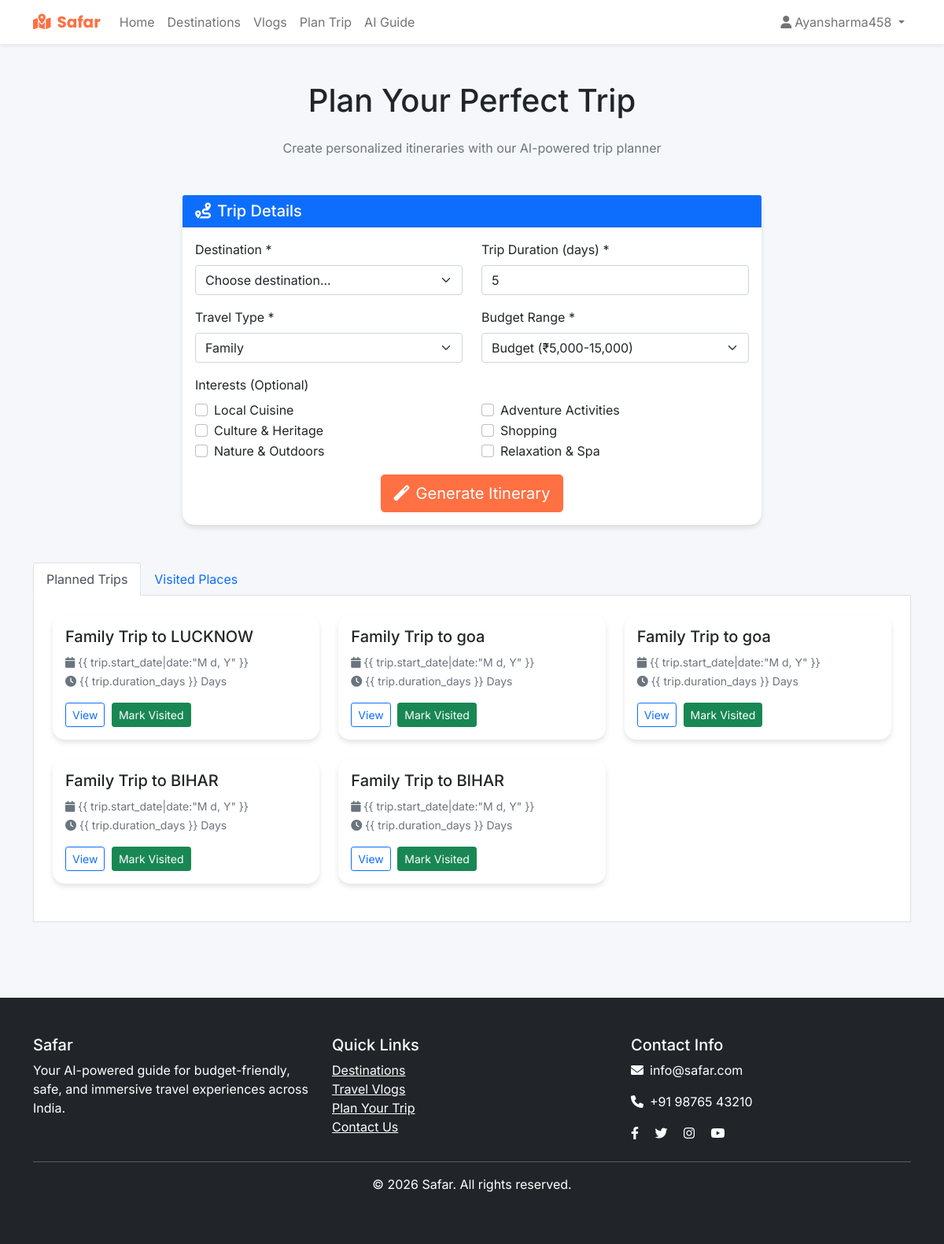
Screenshot of /trip-planner/ (signed in) with the database file from the repository.
### home/models.py (models this page shows, shortened)
class Trip(models.Model):
    TRIP_STATUS = [
        ('planned', 'Planned'),
        ('ongoing', 'Ongoing'),
        ('completed', 'Completed'),
        ('cancelled', 'Cancelled'),
    ]
    user = models.ForeignKey(User, on_delete=models.CASCADE, related_name='trips')
    destination = models.ForeignKey(Destination, on_delete=models.CASCADE)
    title = models.CharField(max_length=200)
    description = models.TextField(blank=True)
    start_date = models.DateField()
    end_date = models.DateField()
    duration_days = models.PositiveIntegerField()
    travelers_count = models.PositiveIntegerField(default=1)
    daily_budget = models.DecimalField(max_digits=8, decimal_places=2)
    total_budget = models.DecimalField(max_digits=10, decimal_places=2)
    travel_type = models.CharField(max_length=50, help_text="e.g., Family, Solo, Couple")
    interests = models.JSONField(default=list, help_text="List of interests")
    status = models.CharField(max_length=20, choices=TRIP_STATUS, default='planned')
    rating = models.PositiveIntegerField(null=True, blank=True,
                                       validators=[MinValueValidator(1), MaxValueValidator(5)])
    created_at = models.DateTimeField(auto_now_add=True)
    updated_at = models.DateTimeField(auto_now=True)
    class Meta:
        ordering = ['-created_at']

### home/views.py (the view)
# urls.py: path('trip-planner/', views.trip_planner, name='trip_planner'),
@login_required
def trip_planner(request):
    destinations = Destination.objects.all()
    planned_trips = Trip.objects.filter(user=request.user, status='planned').order_by('-created_at')
    visited_trips = Trip.objects.filter(user=request.user, status='completed').order_by('-created_at')
    return render(request, 'home/trip_planner.html', {
        'destinations': destinations,
        'planned_trips': planned_trips,
        'visited_trips': visited_trips
    })

### home/templates/home/trip_planner.html (shortened to what this page needs)
{% extends 'home/base.html' %}
{% block content %}
<div class="container py-5">
    <div class="row">
        <div class="col-12">
            <h1 class="text-center mb-4">Plan Your Perfect Trip</h1>
            <p class="text-center text-muted mb-5">Create personalized itineraries with our AI-powered trip planner</p>
        </div>
    </div>
    <div class="row">
        <div class="col-lg-8 mx-auto">
            <div class="card">
                <div class="card-header bg-primary text-white">
                    <h5 class="mb-0"><i class="fas fa-route me-2"></i>Trip Details</h5>
                </div>
                <div class="card-body">
                    <form id="tripForm">
                        <div class="row">
                            <div class="col-md-6 mb-3">
                                <label for="destination" class="form-label">Destination *</label>
                                <select class="form-select" id="destination" name="destination" required>
                                    <option value="">Choose destination...</option>
                                </select>
                            </div>
                            <div class="col-md-6 mb-3">
                                <label for="duration" class="form-label">Trip Duration (days) *</label>
                                <input type="number" class="form-control" id="duration" name="duration" min="1" max="30"
                                    value="5" required>
                            </div>
                        </div>
                        <div class="row">
                            <div class="col-md-6 mb-3">
                                <label for="travelType" class="form-label">Travel Type *</label>
                                <select class="form-select" id="travelType" name="travel_type" required>
                                    <option value="family">Family</option>
                                </select>
                            </div>
                            <div class="col-md-6 mb-3">
                                <label for="budget" class="form-label">Budget Range *</label>
                                <select class="form-select" id="budget" name="budget" required>
                                    <option value="Low">Budget (₹5,000-15,000)</option>
                                </select>
                            </div>
                        </div>
                        <div class="mb-3">
                            <label for="interests" class="form-label">Interests (Optional)</label>
                            <div class="row">
                                <div class="col-md-6">
                                    <div class="form-check">
                                        <input class="form-check-input" type="checkbox" id="food" name="interests[]"
                                            value="food">
                                        <label class="form-check-label" for="food">Local Cuisine</label>
                                    </div>
                                    <div class="form-check">
                                        <input class="form-check-input" type="checkbox" id="culture" name="interests[]"
                                            value="culture">
                                        <label class="form-check-label" for="culture">Culture & Heritage</label>
                                    </div>
                                    <div class="form-check">
                                        <input class="form-check-input" type="checkbox" id="nature" name="interests[]"
                                            value="nature">
                                        <label class="form-check-label" for="nature">Nature & Outdoors</label>
                                    </div>
                                </div>
                                <div class="col-md-6">
                                    <div class="form-check">
                                        <input class="form-check-input" type="checkbox" id="adventure"
                                            name="interests[]" value="adventure">
                                        <label class="form-check-label" for="adventure">Adventure Activities</label>
                                    </div>
                                    <div class="form-check">
                                        <input class="form-check-input" type="checkbox" id="shopping" name="interests[]"
                                            value="shopping">
                                        <label class="form-check-label" for="shopping">Shopping</label>
                                    </div>
                                    <div class="form-check">
                                        <input class="form-check-input" type="checkbox" id="relaxation"
                                            name="interests[]" value="relaxation">
                                        <label class="form-check-label" for="relaxation">Relaxation & Spa</label>
                                    </div>
                                </div>
                            </div>
                        </div>
                        <div class="text-center">
                            <button type="submit" class="btn btn-primary btn-lg" id="generateBtn">
                                <i class="fas fa-magic me-2"></i>Generate Itinerary
                            </button>
                        </div>
                    </form>
                </div>
            </div>
        </div>
    </div>
    <div class="row mt-5">
        <div class="col-lg-12">
            <ul class="nav nav-tabs" id="myTab" role="tablist">
                <li class="nav-item" role="presentation">
                    <button class="nav-link active" id="saved-tab" data-bs-toggle="tab" data-bs-target="#saved"
                        type="button" role="tab">Planned Trips</button>
                </li>
                <li class="nav-item" role="presentation">
                    <button class="nav-link" id="visited-tab" data-bs-toggle="tab" data-bs-target="#visited"
                        type="button" role="tab">Visited Places</button>
                </li>
            </ul>
            <div class="tab-content p-4 border border-top-0 bg-white" id="myTabContent">
                <div class="tab-pane fade show active" id="saved" role="tabpanel">
                    {% if planned_trips %}
                    <div class="row">
                        {% for trip in planned_trips %}
                        <div class="col-md-4 mb-4">
                            <div class="card h-100">
                                <div class="card-body">
                                    <h5 class="card-title">{{ trip.title }}</h5>
                                    <p class="card-text">
                                        <small class="text-muted"><i class="fas fa-calendar me-1"></i>{{
                                            trip.start_date|date:"M d, Y" }}</small><br>
                                        <small class="text-muted"><i class="fas fa-clock me-1"></i>{{ trip.duration_days
                                            }} Days</small>
                                    </p>
                                    <a href="{% url 'home:trip_detail' trip.pk %}"
                                        class="btn btn-sm btn-outline-primary">View</a>
                                    <form action="{% url 'home:mark_trip_completed' trip.pk %}" method="post"
                                        class="d-inline">
                                        <button type="submit" class="btn btn-sm btn-success ms-1">Mark Visited</button>
                                    </form>
                                </div>
                            </div>
                        </div>
                        {% endfor %}
                    </div>
                    {% else %}
                    <p class="text-muted text-center py-4">No planned trips yet. Create one above!</p>
                    {% endif %}
                </div>
            </div>
        </div>
    </div>
</div>
{% endblock %}

### home/templates/home/base.html (shortened to what this page needs)
<!DOCTYPE html>
<html lang="en">
<head>
    <link href="https://cdn.jsdelivr.net/npm/bootstrap@5.1.3/dist/css/bootstrap.min.css" rel="stylesheet">
    <link rel="stylesheet" href="https://cdnjs.cloudflare.com/ajax/libs/font-awesome/6.0.0/css/all.min.css">
</head>
<body>
    <nav class="navbar navbar-expand-lg navbar-light bg-white shadow-sm">
        <div class="container">
            <a class="navbar-brand" href="{% url 'home:index' %}">
                <i class="fas fa-map-marked-alt me-2"></i>Safar
            </a>
            <div class="collapse navbar-collapse" id="navbarNav">
                <ul class="navbar-nav me-auto">
                    <li class="nav-item">
                        <a class="nav-link" href="{% url 'home:index' %}">Home</a>
                    </li>
                    <li class="nav-item">
                        <a class="nav-link" href="{% url 'home:destinations' %}">Destinations</a>
                    </li>
                    <li class="nav-item">
                        <a class="nav-link" href="{% url 'home:vlogs' %}">Vlogs</a>
                    </li>
                    {% if user.is_authenticated %}
                    <li class="nav-item">
                        <a class="nav-link" href="{% url 'home:trip_planner' %}">Plan Trip</a>
                    </li>
                    {% endif %}
                    <li class="nav-item">
                        <a class="nav-link" href="{% url 'home:ai_guide' %}">AI Guide</a>
                    </li>
                </ul>
                <ul class="navbar-nav">
                    {% if user.is_authenticated %}
                    <li class="nav-item dropdown">
                        <a class="nav-link dropdown-toggle" href="#" id="userDropdown" role="button"
                            data-bs-toggle="dropdown">
                            <i class="fas fa-user me-1"></i>{{ user.username }}
                        </a>
                    </li>
                    {% endif %}
                </ul>
            </div>
        </div>
    </nav>
    <main>
        {% block content %}{% endblock %}
    </main>
    <footer class="bg-dark text-white py-5 mt-5">
        <div class="container">
            <div class="row">
                <div class="col-md-4">
                    <h5>Safar</h5>
                    <p>Your AI-powered guide for budget-friendly, safe, and immersive travel experiences across India.
                    </p>
                </div>
                <div class="col-md-4">
                    <h5>Quick Links</h5>
                    <ul class="list-unstyled">
                        <li><a href="{% url 'home:destinations' %}" class="text-white">Destinations</a></li>
                        <li><a href="{% url 'home:vlogs' %}" class="text-white">Travel Vlogs</a></li>
                        <li><a href="{% url 'home:trip_planner' %}" class="text-white">Plan Your Trip</a></li>
                        <li><a href="{% url 'home:contact' %}" class="text-white">Contact Us</a></li>
                    </ul>
                </div>
                <div class="col-md-4">
                    <h5>Contact Info</h5>
                    <p><i class="fas fa-envelope me-2"></i>info@safar.com</p>
                    <p><i class="fas fa-phone me-2"></i>+91 98765 43210</p>
                    <div class="social-links">
                        <a href="#" class="text-white me-3"><i class="fab fa-facebook-f"></i></a>
                        <a href="#" class="text-white me-3"><i class="fab fa-twitter"></i></a>
                        <a href="#" class="text-white me-3"><i class="fab fa-instagram"></i></a>
                        <a href="#" class="text-white"><i class="fab fa-youtube"></i></a>
                    </div>
                </div>
            </div>
            <hr>
            <div class="text-center">
                <p>&copy; 2026 Safar. All rights reserved.</p>
            </div>
        </div>
    </footer>
</body>
</html>

### home/templates/home/base.html (style rules this page uses)
:root { --primary: #FF7043; --secondary: #29B6F6; --dark: #263238; --light: #F5F7FA; --white: #FFFFFF; --success: #66BB6A; --danger: #EF5350; }
body { font-family: 'Inter', sans-serif; background-color: var(--light); }
.navbar-brand { font-family: 'Poppins', sans-serif; font-weight: 700; color: var(--primary) !important; }
.btn-primary { background-color: var(--primary); border-color: var(--primary); }
.card { border: none; box-shadow: 0 4px 6px rgba(0, 0, 0, 0.1); transition: transform 0.3s; }

### home/templates/home/trip_planner.html (style rules this page uses)
.card { border-radius: 15px; }

### rows the page displays
Trip: title "Family Trip to LUCKNOW"
Trip: title "Family Trip to goa"
Trip: title "Family Trip to goa"
Trip: title "Family Trip to BIHAR"
Trip: title "Family Trip to BIHAR"

### other values shown
{{ user.username }} "Ayansharma458"
